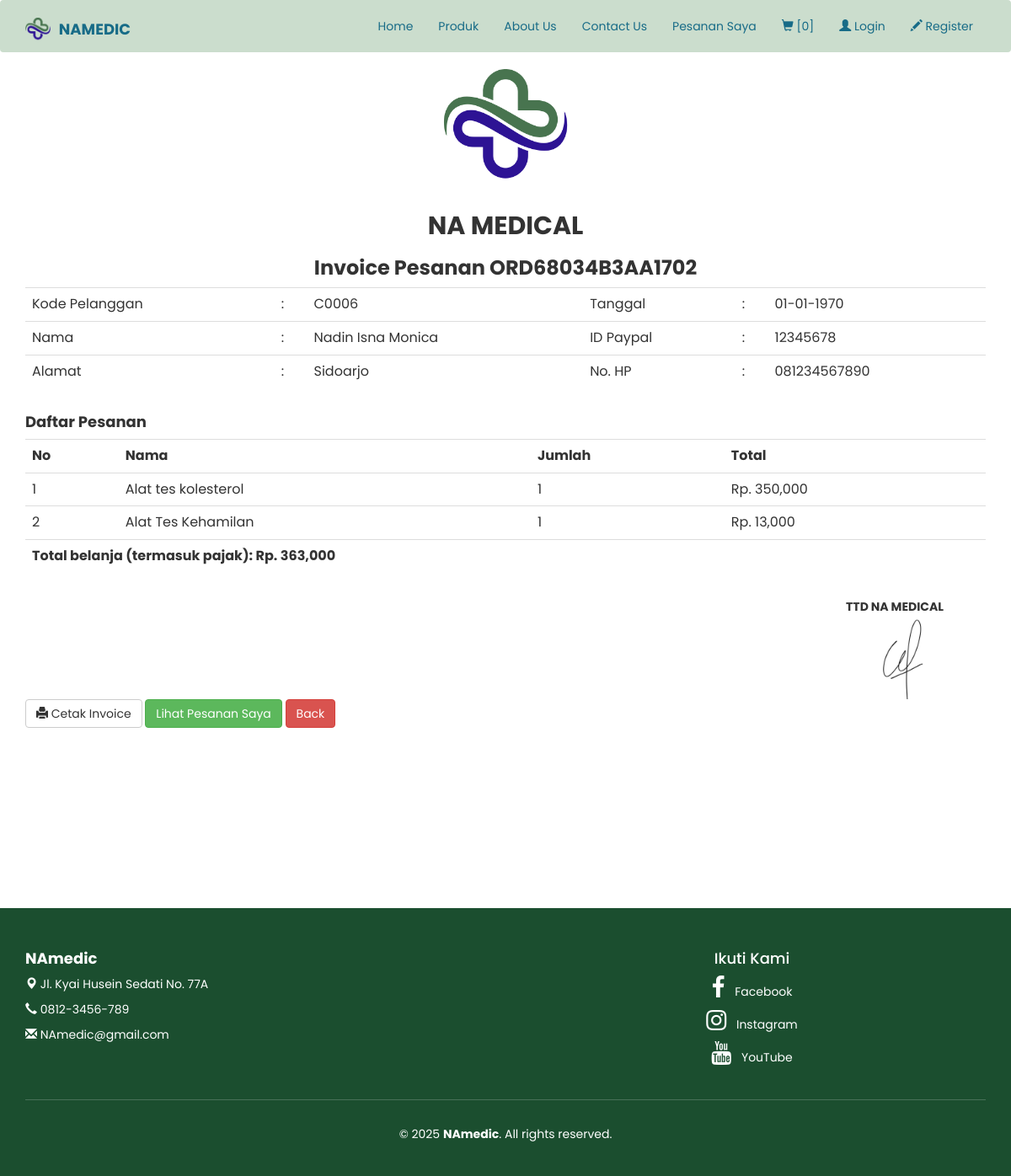
The page /selesai.php?kode_cs=C0006 on the database its author committed.
### tables this page shows
CREATE TABLE `pesanan` (
  `id` int(11) NOT NULL,
  `kode_order` varchar(50) DEFAULT NULL,
  `kode_customer` varchar(50) DEFAULT NULL,
  `pembayaran` enum('COD','BNI') DEFAULT NULL,
  `status_pesanan` enum('Menunggu Pembayaran','Dikemas','Dikirim','Selesai') DEFAULT NULL,
  `tanggal_order` datetime DEFAULT NULL
);

CREATE TABLE `customer` (
  `kode_customer` varchar(100) NOT NULL,
  `nama` varchar(100) NOT NULL,
  `email` varchar(100) NOT NULL,
  `username` varchar(100) NOT NULL,
  `password` varchar(100) NOT NULL,
  `telp` varchar(200) NOT NULL,
  `alamat` varchar(255) DEFAULT NULL,
  `kota` varchar(100) DEFAULT NULL,
  `gender` enum('L','P') DEFAULT NULL,
  `paypal` varchar(255) DEFAULT NULL,
  `image` varchar(255) DEFAULT NULL,
  `ttl` date DEFAULT NULL
);

CREATE TABLE `order_detail` (
  `id` int(11) NOT NULL,
  `order_id` int(11) DEFAULT NULL,
  `kode_produk` varchar(100) DEFAULT NULL,
  `qty` int(11) DEFAULT NULL,
  `harga` decimal(10,2) DEFAULT NULL
);

CREATE TABLE `produk` (
  `kode_produk` varchar(100) NOT NULL,
  `nama` varchar(100) NOT NULL,
  `image` text NOT NULL,
  `deskripsi` text NOT NULL,
  `harga` int(11) NOT NULL,
  `id_kategori` int(11) DEFAULT NULL
);

### selesai.php (the view, shortened to what this page needs)
<head>
</head>
<?php
include 'header.php';
include 'koneksi/koneksi.php';
$kd = mysqli_real_escape_string($conn, $_GET['kode_cs']);
$cs = mysqli_query($conn, "SELECT * FROM customer WHERE kode_customer = '$kd'");
$rows = mysqli_fetch_assoc($cs);
$order_query = mysqli_query($conn, "SELECT * FROM pesanan WHERE kode_customer = '$kd' ORDER BY id DESC LIMIT 1");
$order_data = mysqli_fetch_assoc($order_query);
$order_details_query = mysqli_query($conn, "
    SELECT od.qty, od.harga, p.nama
    FROM order_detail od
    JOIN produk p ON od.kode_produk = p.kode_produk
    WHERE od.order_id = '{$order_data['id']}'
");
?>
<div class="container" style="padding-bottom: 200px">
    <img src="image/logo-namedic.png" alt="Logo NA MEDICAL" style="width: 150px; margin: 0 auto; display: block;">
    <h2 style="width: 100%; font-family: poppins;"><b>NA MEDICAL</b></h2>
    <h3 style="width: 100%; font-family: poppins;"><b>Invoice Pesanan <?= $order_data['kode_order'] ?></b></h3>
    <div class="row">
        <div class="col-md-12">
            <table class="table">
                <tr>
                    <td>Kode Pelanggan</td>
                    <td>:</td>
                    <td><?= $order_data['kode_customer']; ?></td>
                    <td>Tanggal</td>
                    <td>:</td>
                    <td><?= date('d-m-Y', strtotime($order_data['tanggal_order'])); ?></td>
                </tr>
                <tr>
                    <td>Nama</td>
                    <td>:</td>
                    <td><?= $rows['nama']; ?></td>
                    <td>ID Paypal</td>
                    <td>:</td>
                    <td><?= $rows['paypal']; ?></td>
                </tr>
                <tr>
                    <td>Alamat</td>
                    <td>:</td>
                    <td><?= $rows['alamat']; ?></td>
                    <td>No. HP</td>
                    <td>:</td>
                    <td><?= $rows['telp']; ?></td>
                </tr>
            </table>
        </div>
    </div>
    <h4><b>Daftar Pesanan</b></h4>
    <table class="table table-stripped">
        <tr>
            <th>No</th>
            <th>Nama</th>
            <th>Jumlah</th>
            <th>Total</th>
        </tr>
        <?php
        $total_amount = 0;
        $no = 1;
        while ($row = mysqli_fetch_assoc($order_details_query)) {
            $total_item_price = $row['qty'] * $row['harga'];
            $total_amount += $total_item_price;
        ?>
        <tr>
            <td><?= $no; ?></td>
            <td><?= $row['nama']; ?></td>
            <td><?= $row['qty']; ?></td>
            <td>Rp. <?= number_format($total_item_price); ?></td>
        </tr>
        <?php
            $no++;
        }
        ?>
        <tr>
            <td colspan="4" style="text-align: left; font-weight: bold;">Total belanja (termasuk pajak): Rp. <?= number_format($total_amount); ?></td>
        </tr>
    </table>
    <div style="text-align: right; font-weight: bold; margin-top: 30px; margin-right: 50px;">
    TTD NA MEDICAL
    </div>
    <div style="text-align: right;">
        <img src="image/ttd.png" alt="Tanda Tangan" style="width: 200px; height: 100px; object-fit: contain;">
    </div>
    <form action="selesai.php?kode_cs=<?= $kd; ?>" method="POST">
        <a href="javascript:void(0)" onclick="window.print()" class="btn btn-default"><i class="glyphicon glyphicon-print"></i> Cetak Invoice</a>
        <a href="pesanan_saya.php" class="btn btn-success">Lihat Pesanan Saya</a>
        <a href="keranjang.php?hapus_keranjang=<?= $kd; ?>" class="btn btn-danger">Back</a>
    </form>
</div>
<?php
include 'footer.php';
?>

### css/style.css (style rules this page uses)
body { margin:0; padding: 0; }

### selesai.php (style rules this page uses)
body { font-family: poppins; }
h2 { text-align: center; }
h3 { text-align: center; }

### rows shown on the page
pesanan: kode_order "ORD68034B3AA1702", kode_customer "C0006", tanggal_order "01-01-1970"
customer: nama "Nadin Isna Monica", paypal "12345678", alamat "Sidoarjo", telp "081234567890"
order_detail: kode_produk.nama "Alat tes kolesterol", qty "1", total_item_price "350,000"
order_detail: kode_produk.nama "Alat Tes Kehamilan", qty "1", total_item_price "13,000"

### other values the page prints
$total_amount "363,000"
